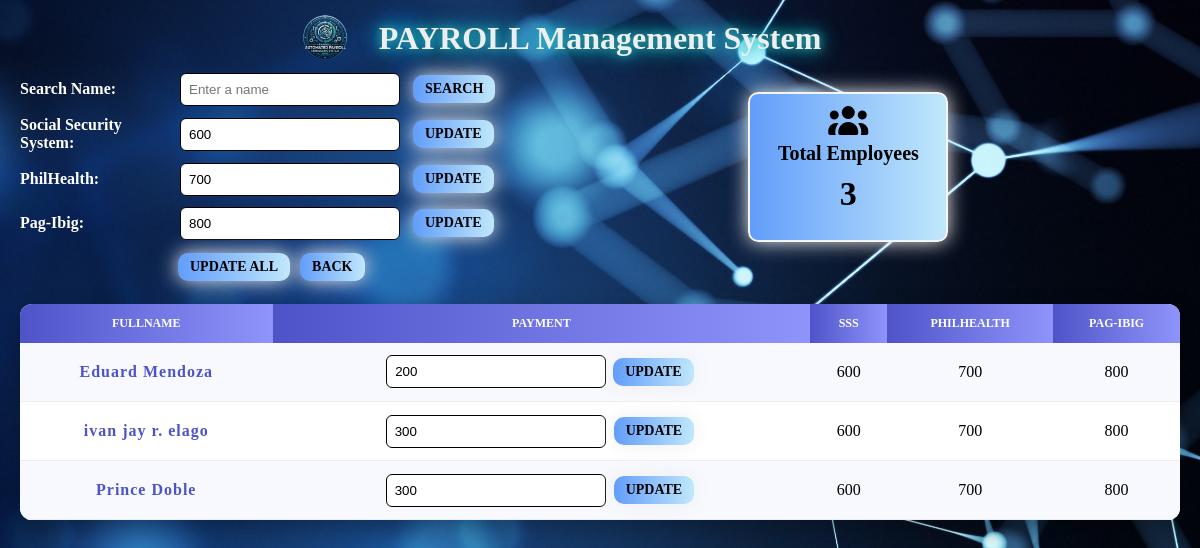
The page /AUTO_PAY/ADMIN/admin_emp_pay.php on the database its author committed.
### tables this page shows
CREATE TABLE `emp_grosspay` (
  `id` int(100) NOT NULL,
  `fullname` varchar(100) NOT NULL,
  `payment` int(20) NOT NULL,
  `sss` int(20) NOT NULL,
  `philhealth` int(20) NOT NULL,
  `pagibig` int(20) NOT NULL
);

### AUTO_PAY/ADMIN/admin_emp_pay.php (the view, shortened to what this page needs)
<?php
include "db.php";
$current = mysqli_query($conn, "SELECT * FROM emp_grosspay LIMIT 1");
$data = mysqli_fetch_assoc($current);
$sss_val = $data['sss'] ?? '';
$pagibig_val = $data['pagibig'] ?? '';
$philhealth_val = $data['philhealth'] ?? '';
if (isset($_POST['search'])) {
    $fullname = $_POST['fullname'];
    $result = mysqli_query($conn, "
        SELECT * FROM emp_grosspay
        WHERE fullname LIKE '%$fullname%'
        ORDER BY fullname ASC
    ");
} else {
    $result = mysqli_query($conn, "
        SELECT * FROM emp_grosspay
        ORDER BY fullname ASC
    ");
}
$total = mysqli_query($conn, "SELECT COUNT(fullname) AS total FROM emp_grosspay");
$total_employees = mysqli_fetch_assoc($total)['total'];
?>
<head>
    <link rel="stylesheet" href="https://cdnjs.cloudflare.com/ajax/libs/font-awesome/7.0.1/css/all.min.css"
 />
</head>
<form method="POST">
    <div id="header">
        <img id="logo" src="../logo.png">
    </div>
    <h1>PAYROLL Management System</h1>
<div id="container">
    <div>
    <div id="row5">
        <label>Search Name:</label>
        <input type="text" name="fullname" placeholder="Enter a name" autocomplete="off">
        <button name="search">SEARCH</button>
    </div>
    <div id="row2">
        <label>Social Security System:</label>
        <input type="text" name="sss" autocomplete="off" value="<?php echo $sss_val; ?>">
        <button name="update_sss">UPDATE</button>
    </div>
    <div id="row3">
        <label>PhilHealth:</label>
        <input type="text" name="philhealth" autocomplete="off" value="<?php echo $philhealth_val; ?>">
        <button name="update_philhealth">UPDATE</button>
    </div>
    <div id="row4">
        <label>Pag-Ibig:</label>
        <input type="text" name="pagibig" autocomplete="off" value="<?php echo $pagibig_val; ?>">
        <button name="update_pagibig">UPDATE</button>
    </div>
    <div id="bot">
        <button  name="update_all">UPDATE ALL</button>
        <button name="back">BACK</button>
    </div>
    </div>
    <div id="employee-count">
        <i class="fa-solid fa-users fa-2xl "style="margin-bottom: 20px;"></i>
        <h3>Total Employees</h3>
        <p><?php echo $total_employees; ?></p>
    </div>
</div>
<div class="table-scroll">
    <table>
        <tr>
            <th>FULLNAME</th>
            <th>PAYMENT</th>
            <th>SSS</th>
            <th>PHILHEALTH</th>
            <th>PAG-IBIG</th>
        </tr>
            <?php while($rows = mysqli_fetch_assoc($result)) { ?>
                <tr>
                    <td><?php echo $rows['fullname']; ?></td>
                    <td>
                        <form method="POST" class="inline-form">
                            <input type="text" name="payment" value="<?php echo $rows['payment']; ?>">
                            <button name="update_payment">UPDATE</button>
                        </form>
                    </td>
                    <td><?php echo $rows['sss']; ?></td>
                    <td><?php echo $rows['philhealth']; ?></td>
                    <td><?php echo $rows['pagibig']; ?></td>
                </tr>
            <?php } ?>
        </table>
    </div>
</form>

### AUTO_PAY/ADMIN/admin_emp_pay.php (style rules this page uses)
* { margin: 0; padding: 0; box-sizing: border-box; }
#row1, #row2, #row3, #row4, #row5 { display: flex; align-items: center; margin-bottom: 10px; gap: 10px; }
#container { display: flex; flex-direction: row; }
#employee-count { display: flex; align-items: center; justify-content: center; flex-direction: column; height: 150px; width: 200px; margin-top: 20px; margin-left: 250px; background-image: linear-gradient(to right, #629dfa 0%, #c2e9fb 51%, #629dfa 100%); background-size: 200% auto; font-weight: bold; border-radius: 10px; border: solid 2px whitesmoke; box-shadow: 0 0 20px #eeeeee; }
h3 { font-family: Copperplate, "Copperplate Gothic Light", fantasy; font-weight: bold; font-size: 20px; margin-bottom: 10px; }
p { font-family: Copperplate, "Copperplate Gothic Light", fantasy; font-weight: bold; font-size: 34px; }
.inline-form { display: flex; align-items: center; justify-content: center; gap: 5px; }
h1 { text-align: center; color: #edeeef; font-family: Copperplate, "Copperplate Gothic Light", fantasy; text-shadow: 0 0 10px #31a5a9, 0 0 20px #00f7ff; margin-bottom: 15px; }
label { display: inline-block; width: 150px; color: white; font-weight: bold; font-family: Copperplate, "Copperplate Gothic Light", fantasy; }
input[type="text"] { padding: 8px; border-radius: 6px; border: 1px solid black; outline: none; width: 220px; box-sizing: border-box; }
#header { position: absolute; top: 10px; left: 275px; display: flex; align-items: center; gap: 10px; z-index: 20; }
#logo { width: 100px; }
button { padding: 6px 12px; margin: 3px; font-family: Copperplate, "Copperplate Gothic Light", fantasy; font-weight: bold; font-size: 14px; border-radius: 10px; border: none; cursor: pointer; background-image: linear-gradient(to right, #629dfa 0%, #c2e9fb 51%, #629dfa 100%); background-size: 200% auto; transition: 0.3s; box-shadow: 0 0 20px #eeeeee; }
#bot { margin-left:155px; margin-bottom:20px; }
.table-scroll { width: 100%; max-height: 450px; overflow-y: auto; overflow-x: auto; border-radius: 12px; background: white; box-shadow: 0 10px 25px rgba(0,0,0,0.3); }
table { width: 100%; border-collapse: collapse; min-width: 800px; }
th { position: sticky; font-family:Copperplate, "Copperplate Gothic Light", fantasy; top: 0; background: linear-gradient(to right, #4e54c8, #8f94fb); color: white; padding: 12px; text-transform: uppercase; font-size: 12px; }
td { text-align: center; padding: 12px; border-bottom: 1px solid #eee; }
td:first-child { font-family:Copperplate, "Copperplate Gothic Light", fantasy; font-weight: bold; color: #4e54c8; letter-spacing: 1px; }
tr:nth-child(even) { background: #f7f9ff; }

### rows shown on the page
emp_grosspay: sss "600", philhealth "700", pagibig "800", fullname "ivan jay r. elago", payment "300"
emp_grosspay: fullname "Eduard Mendoza", payment "200", sss "600", philhealth "700", pagibig "800"
emp_grosspay: fullname "Prince Doble", payment "300", sss "600", philhealth "700", pagibig "800"

### other values the page prints
$total_employees "3"
